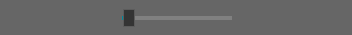
<?xml version="1.0" encoding="UTF-8"?>
<ui version="4.0">
 <class>Form</class>
 <widget class="QWidget" name="Form">
  <property name="geometry">
   <rect>
    <x>0</x>
    <y>0</y>
    <width>352</width>
    <height>35</height>
   </rect>
  </property>
  <property name="sizePolicy">
   <sizepolicy hsizetype="Expanding" vsizetype="Fixed">
    <horstretch>0</horstretch>
    <verstretch>0</verstretch>
   </sizepolicy>
  </property>
  <property name="minimumSize">
   <size>
    <width>0</width>
    <height>35</height>
   </size>
  </property>
  <property name="maximumSize">
   <size>
    <width>16777215</width>
    <height>100</height>
   </size>
  </property>
  <property name="windowTitle">
   <string>Form</string>
  </property>
  <property name="styleSheet">
   <string notr="true">QWidget#Form{
   background:rgba(52,52,52,128);
}

QSlider::groove:horizontal {
     border: 1px solid #999999;
     height:2px;
    /* the groove expands to the size of the slider by default. by giving it a height, it has a fixed size */
     background: grey;
     
 }
QSlider::handle:horizontal {
     background: rgb(52,52,52);
     border: 1px solid #5c5c5c;
     width:10px;
     height:16px;
     
     margin: -8px 0px;  /*handle is placed by default on the contents rect of the groove. Expand outside the groove */
     border-radius: 1px;
 }
 QSlider::add-page:horizontal {
     background: grey;
 }

 QSlider::sub-page:horizontal {
     background: rgb(0, 137, 156);
     height:3px;
 }



.QPushButton{border-style:hidden;background-repeat: no-repeat;background-position:center;}
QPushButton#slowBtn{background-image: url(:/img/img/slower2.png);}
QPushButton#slowBtn:hover{background-image: url(:/img/img/slower2_on.png);}
QPushButton#fastBtn{background-image: url(:/img/img/faster2.png);}
QPushButton#fastBtn:hover{background-image: url(:img/img/faster2_on.png);}
QPushButton#openBtn{background-image: url(:/img/img/icon7.png);}
QPushButton#openBtn:hover{background-image: url(:/img/img/icon7_on.png);}
QPushButton#pauseBtn {background-image: url(:/img/img/icon6.png);}
QPushButton#pauseBtn:hover{background-image: url(:/img/img/icon6_on.png);}
QPushButton#soundBtn {background-image: url(:/img/img/icon8_1.png);
}
QPushButton#soundBtn:hover{background-image: url(:/img/img/icon8_1_on.png);
}</string>
  </property>
  <widget class="QWidget" name="">
   <property name="geometry">
    <rect>
     <x>0</x>
     <y>0</y>
     <width>364</width>
     <height>37</height>
    </rect>
   </property>
   <layout class="QHBoxLayout" name="horizontalLayout">
    <property name="spacing">
     <number>0</number>
    </property>
    <item>
     <widget class="QWidget" name="widget_8" native="true">
      <property name="sizePolicy">
       <sizepolicy hsizetype="Fixed" vsizetype="Fixed">
        <horstretch>0</horstretch>
        <verstretch>0</verstretch>
       </sizepolicy>
      </property>
      <property name="minimumSize">
       <size>
        <width>100</width>
        <height>35</height>
       </size>
      </property>
      <property name="maximumSize">
       <size>
        <width>100</width>
        <height>35</height>
       </size>
      </property>
      <property name="mouseTracking">
       <bool>true</bool>
      </property>
      <widget class="QPushButton" name="pauseBtn">
       <property name="geometry">
        <rect>
         <x>1</x>
         <y>5</y>
         <width>25</width>
         <height>25</height>
        </rect>
       </property>
       <property name="sizePolicy">
        <sizepolicy hsizetype="Fixed" vsizetype="Fixed">
         <horstretch>0</horstretch>
         <verstretch>0</verstretch>
        </sizepolicy>
       </property>
       <property name="minimumSize">
        <size>
         <width>25</width>
         <height>25</height>
        </size>
       </property>
       <property name="maximumSize">
        <size>
         <width>25</width>
         <height>25</height>
        </size>
       </property>
       <property name="baseSize">
        <size>
         <width>25</width>
         <height>25</height>
        </size>
       </property>
       <property name="mouseTracking">
        <bool>true</bool>
       </property>
       <property name="layoutDirection">
        <enum>Qt::LeftToRight</enum>
       </property>
       <property name="styleSheet">
        <string notr="true"/>
       </property>
       <property name="text">
        <string/>
       </property>
       <property name="flat">
        <bool>true</bool>
       </property>
      </widget>
      <widget class="QPushButton" name="openBtn">
       <property name="geometry">
        <rect>
         <x>27</x>
         <y>5</y>
         <width>25</width>
         <height>25</height>
        </rect>
       </property>
       <property name="sizePolicy">
        <sizepolicy hsizetype="Fixed" vsizetype="Fixed">
         <horstretch>0</horstretch>
         <verstretch>0</verstretch>
        </sizepolicy>
       </property>
       <property name="minimumSize">
        <size>
         <width>25</width>
         <height>25</height>
        </size>
       </property>
       <property name="maximumSize">
        <size>
         <width>25</width>
         <height>25</height>
        </size>
       </property>
       <property name="baseSize">
        <size>
         <width>25</width>
         <height>25</height>
        </size>
       </property>
       <property name="mouseTracking">
        <bool>true</bool>
       </property>
       <property name="styleSheet">
        <string notr="true"/>
       </property>
       <property name="text">
        <string/>
       </property>
       <property name="flat">
        <bool>true</bool>
       </property>
      </widget>
     </widget>
    </item>
    <item>
     <widget class="QWidget" name="widget_2" native="true">
      <property name="sizePolicy">
       <sizepolicy hsizetype="Expanding" vsizetype="Fixed">
        <horstretch>0</horstretch>
        <verstretch>0</verstretch>
       </sizepolicy>
      </property>
      <property name="minimumSize">
       <size>
        <width>150</width>
        <height>35</height>
       </size>
      </property>
      <property name="maximumSize">
       <size>
        <width>111111</width>
        <height>35</height>
       </size>
      </property>
      <property name="baseSize">
       <size>
        <width>530</width>
        <height>25</height>
       </size>
      </property>
      <property name="mouseTracking">
       <bool>true</bool>
      </property>
      <widget class="QPushButton" name="slowBtn">
       <property name="geometry">
        <rect>
         <x>0</x>
         <y>7</y>
         <width>20</width>
         <height>20</height>
        </rect>
       </property>
       <property name="sizePolicy">
        <sizepolicy hsizetype="Fixed" vsizetype="Fixed">
         <horstretch>0</horstretch>
         <verstretch>0</verstretch>
        </sizepolicy>
       </property>
       <property name="minimumSize">
        <size>
         <width>20</width>
         <height>20</height>
        </size>
       </property>
       <property name="maximumSize">
        <size>
         <width>20</width>
         <height>20</height>
        </size>
       </property>
       <property name="mouseTracking">
        <bool>true</bool>
       </property>
       <property name="styleSheet">
        <string notr="true"/>
       </property>
       <property name="text">
        <string/>
       </property>
       <property name="flat">
        <bool>true</bool>
       </property>
      </widget>
      <widget class="QPushButton" name="fastBtn">
       <property name="geometry">
        <rect>
         <x>132</x>
         <y>7</y>
         <width>20</width>
         <height>20</height>
        </rect>
       </property>
       <property name="sizePolicy">
        <sizepolicy hsizetype="Fixed" vsizetype="Fixed">
         <horstretch>0</horstretch>
         <verstretch>0</verstretch>
        </sizepolicy>
       </property>
       <property name="minimumSize">
        <size>
         <width>18</width>
         <height>20</height>
        </size>
       </property>
       <property name="maximumSize">
        <size>
         <width>20</width>
         <height>20</height>
        </size>
       </property>
       <property name="mouseTracking">
        <bool>true</bool>
       </property>
       <property name="styleSheet">
        <string notr="true"/>
       </property>
       <property name="text">
        <string/>
       </property>
       <property name="flat">
        <bool>true</bool>
       </property>
      </widget>
      <widget class="QSlider" name="timeSlider">
       <property name="geometry">
        <rect>
         <x>22</x>
         <y>7</y>
         <width>110</width>
         <height>20</height>
        </rect>
       </property>
       <property name="sizePolicy">
        <sizepolicy hsizetype="Expanding" vsizetype="Fixed">
         <horstretch>0</horstretch>
         <verstretch>0</verstretch>
        </sizepolicy>
       </property>
       <property name="minimumSize">
        <size>
         <width>103</width>
         <height>20</height>
        </size>
       </property>
       <property name="maximumSize">
        <size>
         <width>16777215</width>
         <height>20</height>
        </size>
       </property>
       <property name="baseSize">
        <size>
         <width>340</width>
         <height>20</height>
        </size>
       </property>
       <property name="mouseTracking">
        <bool>true</bool>
       </property>
       <property name="styleSheet">
        <string notr="true"/>
       </property>
       <property name="orientation">
        <enum>Qt::Horizontal</enum>
       </property>
      </widget>
     </widget>
    </item>
    <item>
     <widget class="QWidget" name="widget_9" native="true">
      <property name="sizePolicy">
       <sizepolicy hsizetype="Fixed" vsizetype="Fixed">
        <horstretch>0</horstretch>
        <verstretch>0</verstretch>
       </sizepolicy>
      </property>
      <property name="minimumSize">
       <size>
        <width>100</width>
        <height>35</height>
       </size>
      </property>
      <property name="maximumSize">
       <size>
        <width>100</width>
        <height>35</height>
       </size>
      </property>
      <property name="baseSize">
       <size>
        <width>140</width>
        <height>35</height>
       </size>
      </property>
      <property name="mouseTracking">
       <bool>true</bool>
      </property>
      <property name="layoutDirection">
       <enum>Qt::RightToLeft</enum>
      </property>
      <widget class="QPushButton" name="soundBtn">
       <property name="geometry">
        <rect>
         <x>0</x>
         <y>5</y>
         <width>25</width>
         <height>25</height>
        </rect>
       </property>
       <property name="sizePolicy">
        <sizepolicy hsizetype="Fixed" vsizetype="Fixed">
         <horstretch>0</horstretch>
         <verstretch>0</verstretch>
        </sizepolicy>
       </property>
       <property name="minimumSize">
        <size>
         <width>25</width>
         <height>25</height>
        </size>
       </property>
       <property name="maximumSize">
        <size>
         <width>25</width>
         <height>25</height>
        </size>
       </property>
       <property name="baseSize">
        <size>
         <width>35</width>
         <height>25</height>
        </size>
       </property>
       <property name="mouseTracking">
        <bool>true</bool>
       </property>
       <property name="layoutDirection">
        <enum>Qt::RightToLeft</enum>
       </property>
       <property name="styleSheet">
        <string notr="true"/>
       </property>
       <property name="text">
        <string/>
       </property>
       <property name="flat">
        <bool>true</bool>
       </property>
      </widget>
      <widget class="QWidget" name="volumeBar" native="true">
       <property name="geometry">
        <rect>
         <x>25</x>
         <y>7</y>
         <width>75</width>
         <height>20</height>
        </rect>
       </property>
       <property name="mouseTracking">
        <bool>true</bool>
       </property>
       <property name="styleSheet">
        <string notr="true"/>
       </property>
      </widget>
     </widget>
    </item>
   </layout>
  </widget>
 </widget>
 <resources>
  <include location="mediaRes.qrc"/>
 </resources>
 <connections/>
</ui>
